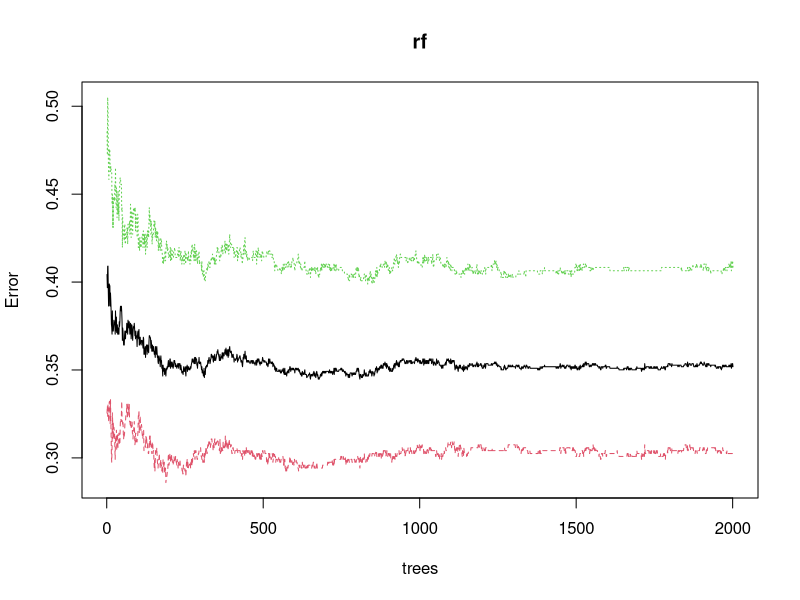
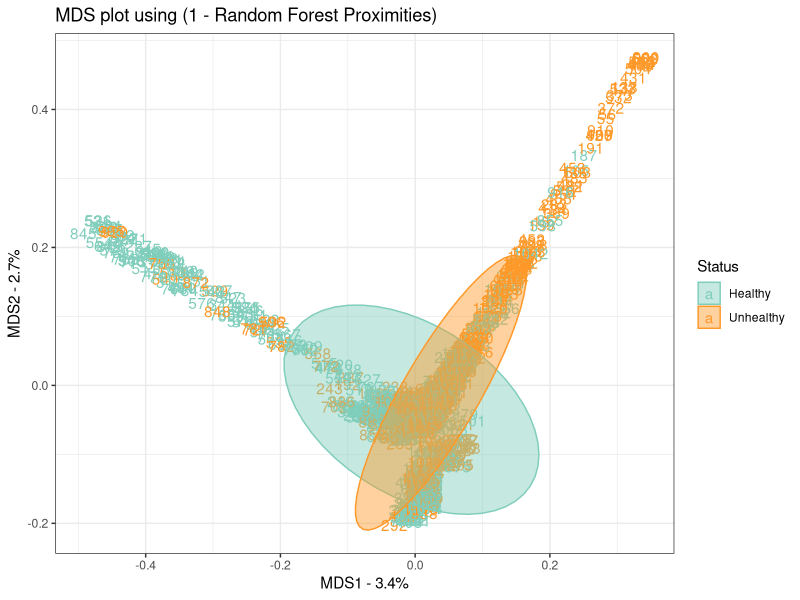
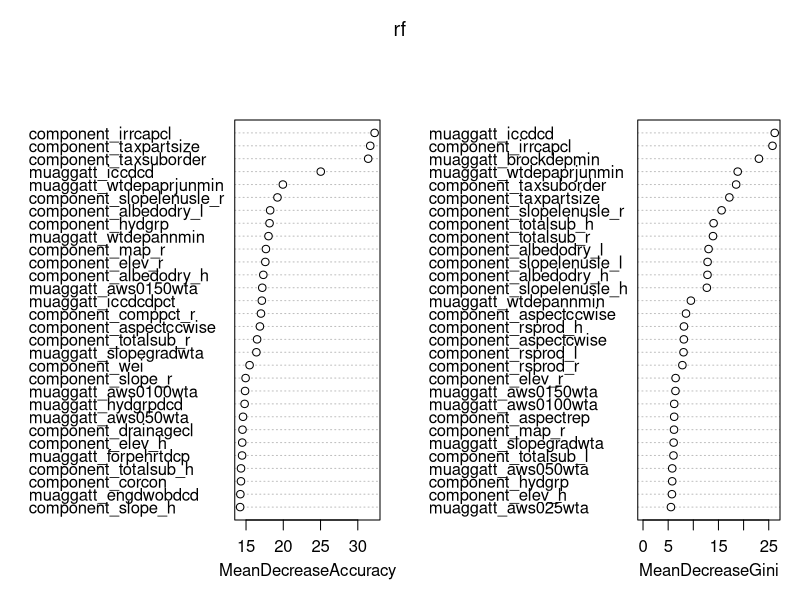
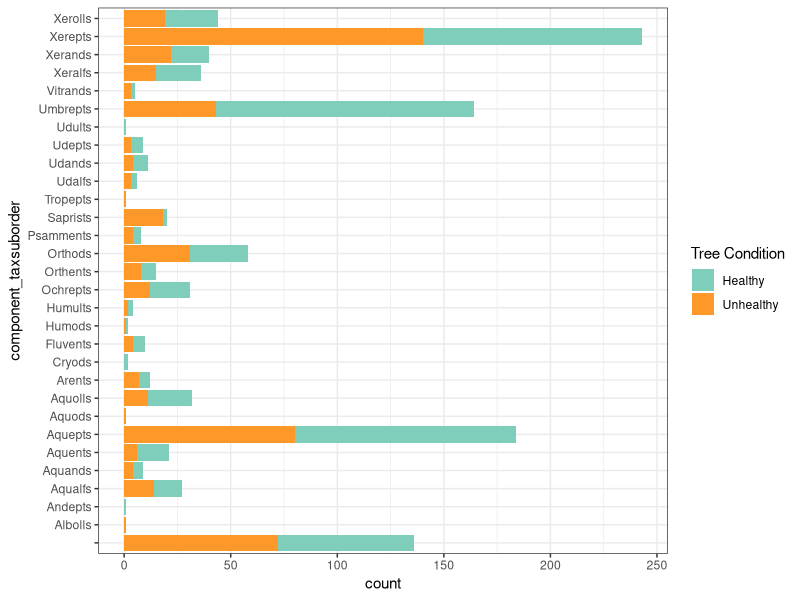
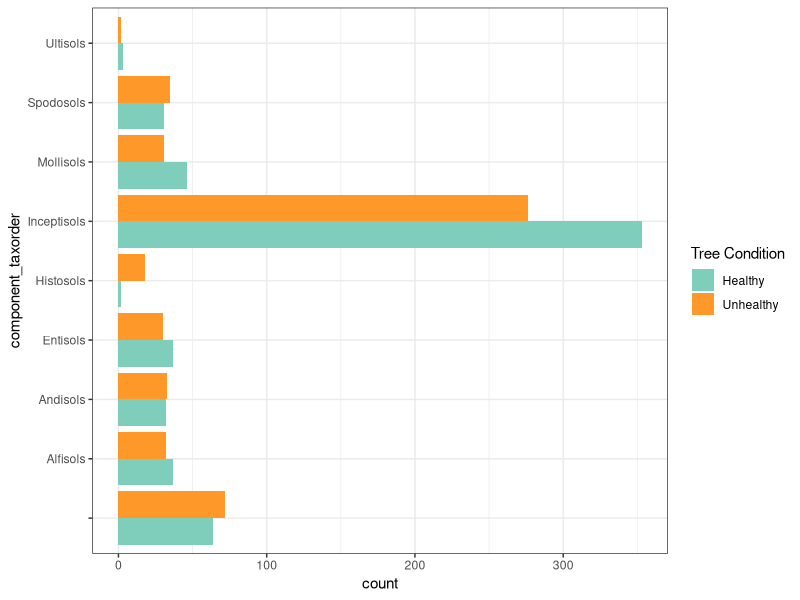
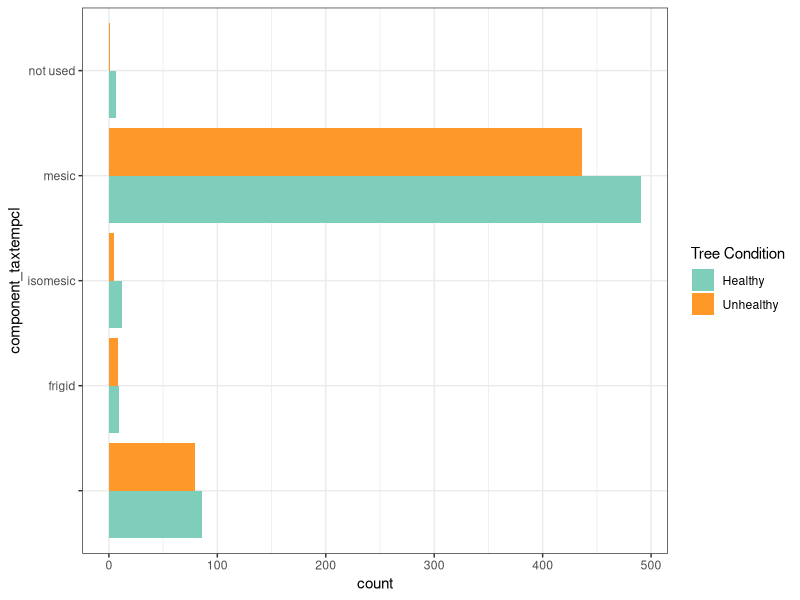
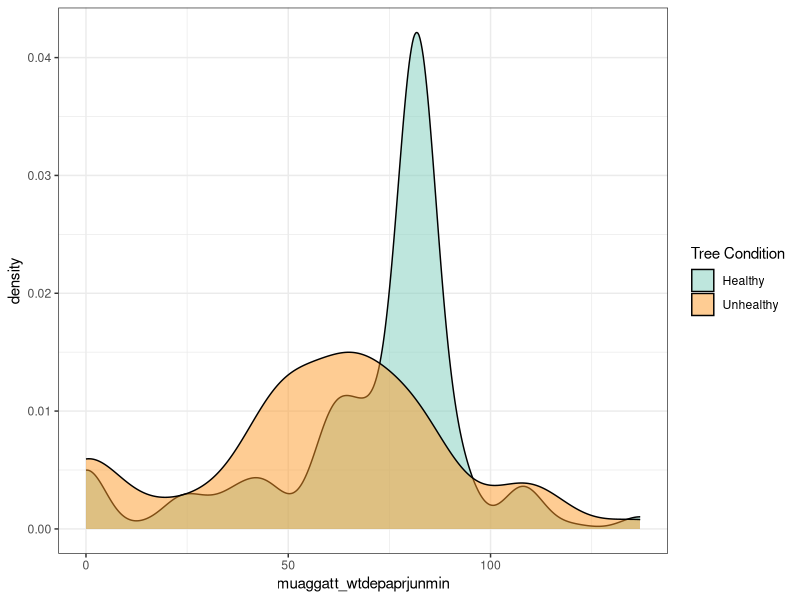
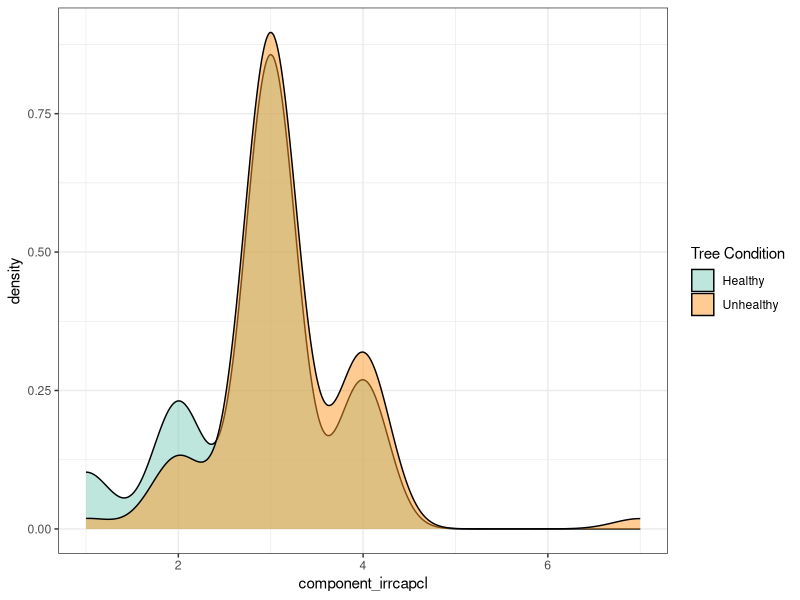

Reproduce these figures in R, in order.
## ---- chunk 1
knitr::opts_chunk$set(echo = FALSE)
knitr::opts_knit$set(root.dir = "/Users/redcedar/ServerFiles/redcedar/") 
## ---- chunk 2
library(tidyverse)
library(randomForest)
library(caret)
library(rpart)
library(knitr)
## ---- chunk 3
data <- read.csv("./data/observations-223649.csv")
## ---- chunk 4
wasoils <- read.csv("./data/WA_GPS_Soils_1500_Extract.csv",header=TRUE)
orsoils <- read.csv("./data/OR_GPS_Soils_1500_Extract.csv",header=TRUE)
wasoils <- rename(wasoils, id = ID2) #rename column 'ID2' (changed for ClimateNA tool) back to 'id'
orsoils <- rename(orsoils, id = ID2) #rename column 'ID2' (changed for ClimateNA tool) back to 'id'
# orsoils$compone_71 <- as.integer(orsoils$compone_71) # not sure why, but the compone_71 factor was recognized as a characer rather than an integer in the oregon extract
pnwsoils <- bind_rows(wasoils,orsoils)
## ---- chunk 5
#combo.normals <- left_join(data,normals,by="id")  %>% left_join(.,topo,by="id") %>% left_join(.,pnwsoils,by="id")
#combo.decade <- left_join(data,lastdecade,by="id")  %>% left_join(.,topo,by="id") %>% left_join(.,pnwsoils,by="id") 
combo <- left_join(data,pnwsoils,by="id")
## ---- chunk 6
combo$field.tree.canopy.symptoms[combo$field.tree.canopy.symptoms=="Multiple Symptoms"] <-"Multiple Symptoms (please list in Notes)"
combo$field.tree.canopy.symptoms[combo$field.tree.canopy.symptoms=="multiple symptoms"] <-"Multiple Symptoms (please list in Notes)"
combo$field.tree.canopy.symptoms[combo$field.tree.canopy.symptoms=="thinning foliage"] <-"Thinning Canopy"
combo$field.tree.canopy.symptoms[combo$field.tree.canopy.symptoms=="healthy"] <-"Healthy"
combo$field.tree.canopy.symptoms[combo$field.tree.canopy.symptoms=="dead top"] <-"Old Dead Top (needles already gone)"
combo <- combo %>% droplevels()
combo$field.tree.canopy.symptoms <- as.factor(combo$field.tree.canopy.symptoms)
#levels(combo$field.tree.canopy.symptoms)
## ---- chunk 7
combo$field.number.of.additional.unhealthy.trees..of.same.species..in.area..within.sight.[combo$field.number.of.additional.unhealthy.trees..of.same.species..in.area..within.sight.=="4"] <- "4-6"
combo$field.number.of.additional.unhealthy.trees..of.same.species..in.area..within.sight.[combo$field.number.of.additional.unhealthy.trees..of.same.species..in.area..within.sight.=="5"] <- "4-6"
combo$field.number.of.additional.unhealthy.trees..of.same.species..in.area..within.sight.[combo$field.number.of.additional.unhealthy.trees..of.same.species..in.area..within.sight.=="2"] <- "2-3"
combo <- combo %>% droplevels()
combo$field.number.of.additional.unhealthy.trees..of.same.species..in.area..within.sight. <- as.factor(combo$field.number.of.additional.unhealthy.trees..of.same.species..in.area..within.sight.)
#levels(combo$field.number.of.additional.unhealthy.trees..of.same.species..in.area..within.sight.)
## ---- chunk 8
combo$field.optional...tree.size[combo$field.optional...tree.size == "Large"] <- "Large (too big to wrap arms around trunk)"
combo$field.optional...tree.size[combo$field.optional...tree.size == "Medium"] <- "Medium (can wrap arms around trunk)"
combo$field.optional...tree.size[combo$field.optional...tree.size == "Small"] <- "Small (can wrap hands around trunk)"
combo$field.optional...tree.size[combo$field.optional...tree.size == "Very Large"] <- "Very Large (would take many people to wrap arms around trunk)"
combo <- combo %>% droplevels()
combo$field.optional...tree.size <- as.factor(combo$field.optional...tree.size)
#levels(combo$field.optional...tree.size)
## ---- chunk 9
combo %>% group_by(field.tree.canopy.symptoms) %>% count()
## ---- chunk 10
combo.filtered <- combo %>% filter(RASTERVALU>=0, na.rm=TRUE)
## ---- chunk 11
combo.filtered <- combo.filtered %>% select(-c("field.optional...site.type",
                                      "field.optional...site.hydrology",
                                      "field.optional...site.location.description",
                                      "field.optional...site.area.disturbance.level",
                                      "field.optional...tree.size",
  "field.optional...slope.position",
  "field.optional...did.the.tree.have.heat.damage",
,"field.percent.canopy.affected...."
,"field.number.of.additional.unhealthy.trees..of.same.species..in.area..within.sight."
,"field.percent.of.trees..of.same.species..within.sight.that.are.unhealthy"
,"field.optional...access.to.water"
,"id"  
,"observed_on_string"                                                                     
,"observed_on"                                                                            
,"time_observed_at"                                                                       
,"time_zone"                                                                              
,"user_id"                                                                                
,"user_login"                                                                             
,"created_at"                                                                             
,"updated_at"
,"quality_grade"                                                                          
,"license"                                                                                
,"url"                                                                                    
,"image_url"                                                                              
,"sound_url"                                                                              
,"tag_list"                                                                               
,"description"                                                                            
,"num_identification_agreements"                                                          
,"num_identification_disagreements"                                                       
,"captive_cultivated"                                                                     
,"oauth_application_id"                                                                   
,"place_guess"                                                                            
,"latitude"                                                                               
,"longitude"                                                                              
,"positional_accuracy"                                                                    
,"private_place_guess"                                                                    
,"private_latitude"                                                                       
,"private_longitude"                                                                      
,"public_positional_accuracy"                                                             
,"geoprivacy"                                                                             
,"taxon_geoprivacy"                                                                       
,"coordinates_obscured"                                                                   
,"positioning_method"                                                                     
,"positioning_device"                                                                     
,"place_town_name"                                                                        
,"place_county_name"                                                                      
,"place_state_name"                                                                       
,"place_country_name"                                                                     
,"place_admin1_name"                                                                      
,"place_admin2_name"                                                                      
,"species_guess"                                                                          
,"scientific_name"
,"common_name"                                                                            
,"iconic_taxon_name"                                                                      
,"taxon_id"          
,"field.other.factors...are.there.signs.or.symptoms.of.insect..diseases..or.other.damage."
,"field.optional...what..other.factors..were.observed." 
, "field.optional...were.there.any.other.unhealthy.plant.species.on.the.site."             
 ,"field.optional...timing.of.symptoms.estimate"                                           
, "field.optional...estimated.time.spent.to.make.this.observation....of.minutes."          
, "field.optional...can.we.follow.up.with.you."
,"field.notes"                 
))
# combo.filtered <- combo.filtered[c(45,50:59,68:332,337:341,355:394,396:503,510:774)] 
## ---- chunk 12
combo.filtered <- combo.filtered %>% select(-c(
"OID_"                       
,"Field1"                      
,"lat"                         
,"long"                       
,"OR_MapunitRaster_10m"
,"RASTERVALU"                  
,"VAT_MapunitRaster_10m_MUKEY"
,"component_mukey"           
,"component_cokey"
,"muaggatt_mukey"))
## ---- chunk 13
#nearZeroVar(combo.filtered)
combo.filtered.nearzerovar <- combo.filtered[,-nearZeroVar(combo.filtered)]
#write.csv(combo.decade.filtered,file="./data/troubleshoot.csv")
## ---- chunk 14
combo.filtered.nearzerovar <-as.data.frame(unclass(combo.filtered.nearzerovar),stringsAsFactors=TRUE) #change all chars to factors
## ---- chunk 15
combo.filtered <- combo.filtered[,colSums(is.na(combo.filtered)) < nrow(combo.filtered) * 0.8] # Keeps columns that have data for at least 80% of the observations
#combo.filtered <- combo.filtered[colSums(!is.na(combo.filtered)) > 0] - removes columns that are completely NAs
# df[, colSums(is.na(df)) < nrow(df) * 0.5] is command for only keeping data with at least half
## ---- chunk 16
colSums(is.na(combo.filtered))
## ---- chunk 17
level_key <- c("Healthy" = "Healthy", "Thinning Canopy" = "Unhealthy", "New Dead Top (red or brown needles still attached)" = "Unhealthy", "Old Dead Top (needles already gone)" = "Unhealthy", "Tree is dead" = "Unhealthy", "Multiple Symptoms (please list in Notes)" = "Unhealthy", "Extra Cone Crop" = "Unhealthy", "Browning Canopy" = "Unhealthy","Branch Dieback or 'Flagging'" = "Unhealthy", "Other (please describe in Notes)" = "Unhealthy", "Yellowing Canopy" = "Unhealthy")

binary <- combo.filtered.nearzerovar
binary$field.tree.canopy.symptoms <- recode_factor(binary$field.tree.canopy.symptoms, !!!level_key)
#levels(binary$field.tree.canopy.symptoms)
binary <- binary %>% filter(field.tree.canopy.symptoms!="Candelabra top or very old spike top (old growth)") %>% droplevels()
binary$field.tree.canopy.symptoms <- as.factor(binary$field.tree.canopy.symptoms)
## ---- chunk 18
binary %>% group_by(field.tree.canopy.symptoms) %>% count()
## ---- chunk 19
#The below code lists the number of levels for the variables that are factors. 
#Note you need to remove echo=TRUE,include=FALSE to run this by clicking arrow.
for (n in names(binary))
  if (is.factor(binary[[n]])) {
    print(n)
    print(length(levels(binary[[n]])))
  }
## ---- chunk 20
less.fifty.three <- binary %>% select(-c("muaggatt_musym","muaggatt_muname","component_compname","component_geomdesc","component_taxclname","component_taxsubgrp","component_taxgrtgroup")) 
## ---- chunk 21
data.imputed <- rfImpute(field.tree.canopy.symptoms ~ ., data= less.fifty.three, iter=6)
## ---- chunk 22
set.seed(71)
rf <- randomForest(field.tree.canopy.symptoms ~ ., data=data.imputed, ntree=2001, importance=TRUE, na.action=na.omit, proximity=TRUE)
## ---- chunk 23
rf
## ---- chunk 24
plot(rf)
## ---- chunk 25
#Below code copied from: https://github.com/StatQuest/random_forest_demo/blob/master/random_forest_demo.R as described here: https://www.youtube.com/watch?v=6EXPYzbfLCE

## Start by converting the proximity matrix into a distance matrix. 

distance.matrix <- as.dist(1-rf$proximity)

mds.stuff <- cmdscale(distance.matrix, eig=TRUE, x.ret=TRUE)

## calculate the percentage of variation that each MDS axis accounts for...
mds.var.per <- round(mds.stuff$eig/sum(mds.stuff$eig)*100, 1)

## now make a fancy looking plot that shows the MDS axes and the variation:
mds.values <- mds.stuff$points
mds.data <- data.frame(Sample=rownames(mds.values),
  X=mds.values[,1],
  Y=mds.values[,2],
  Status=data.imputed$field.tree.canopy.symptoms)

ggplot(data=mds.data, aes(x=X, y=Y, label=Sample)) + 
  geom_text(aes(color=Status)) +  
  stat_ellipse(geom="polygon",aes(fill=Status,color=Status),alpha=0.45) +
  theme_bw() + 
  scale_color_manual(values=c("#7fcdbb","#fe9929")) +
  scale_fill_manual(values=c("#7fcdbb","#fe9929")) +
  xlab(paste("MDS1 - ", mds.var.per[1], "%", sep="")) +
  ylab(paste("MDS2 - ", mds.var.per[2], "%", sep="")) +
  ggtitle("MDS plot using (1 - Random Forest Proximities)")

#By default, the stat_ellipse function draws a 95% confidence level for a multivariate t-distribution. You can modify this level with level argument.

#more info for ellipse https://r-charts.com/correlation/scatter-plot-ellipses-ggplot2/
## ---- chunk 26
varImpPlot(rf)
## ---- chunk 27
summary(binary$component_taxsuborder)
## ---- chunk 28
ggplot(binary,aes(component_taxsuborder,fill=field.tree.canopy.symptoms)) +geom_bar() +coord_flip() + scale_fill_manual(name="Tree Condition", values=c("#7fcdbb","#fe9929")) +theme_bw()
## ---- chunk 29
ggplot(binary,aes(component_taxorder,fill=field.tree.canopy.symptoms)) +geom_bar(position=position_dodge()) +coord_flip() + scale_fill_manual(name="Tree Condition",values=c("#7fcdbb","#fe9929")) +theme_bw()
## ---- chunk 30
ggplot(binary,aes(component_taxtempcl ,fill=field.tree.canopy.symptoms)) +geom_bar(position=position_dodge()) +coord_flip() + scale_fill_manual(name="Tree Condition",values=c("#7fcdbb","#fe9929")) +theme_bw()
## ---- chunk 31
ggplot(binary,aes(muaggatt_wtdepaprjunmin,fill=field.tree.canopy.symptoms)) +geom_density(alpha=0.5) + scale_fill_manual(name="Tree Condition",values=c("#7fcdbb","#fe9929")) +theme_bw()
## ---- chunk 32
ggplot(binary,aes(component_irrcapcl,fill=field.tree.canopy.symptoms)) +geom_density(alpha=0.5) + scale_fill_manual(name="Tree Condition",values=c("#7fcdbb","#fe9929")) +theme_bw()
## ---- chunk 33
summary(binary$component_taxpartsize)
## ---- chunk 34
ggplot(binary,aes(component_taxpartsize,fill=field.tree.canopy.symptoms)) +geom_bar() +coord_flip() + scale_fill_manual(name="Tree Condition",values=c("#7fcdbb","#fe9929")) +theme_bw()
## ---- chunk 35
summary(binary$component_slopelenusle_r)
## ---- chunk 36
summary(binary$component_irrcapcl)
## ---- chunk 37
summary(binary$component_map_r)
## ---- chunk 38
summary(binary$muaggatt_iccdcd)
## ---- chunk 39
importance <- varImp(rf,scale=TRUE)
plot(importance)
